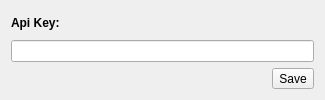
<?xml version="1.0" encoding="UTF-8"?>
<ui version="4.0">
 <class>Dialog</class>
 <widget class="QDialog" name="Dialog">
  <property name="geometry">
   <rect>
    <x>0</x>
    <y>0</y>
    <width>325</width>
    <height>100</height>
   </rect>
  </property>
  <property name="windowTitle">
   <string>Configuration</string>
  </property>
  <property name="windowIcon">
   <iconset resource="resources/main.qrc">
    <normaloff>:/iconos/ico/32x32/_-cog- (Copiar).png</normaloff>:/iconos/ico/32x32/_-cog- (Copiar).png</iconset>
  </property>
  <layout class="QVBoxLayout" name="verticalLayout_2">
   <item>
    <layout class="QVBoxLayout" name="verticalLayout">
     <item>
      <widget class="QLabel" name="label">
       <property name="font">
        <font>
         <weight>75</weight>
         <bold>true</bold>
        </font>
       </property>
       <property name="text">
        <string>Api Key:</string>
       </property>
      </widget>
     </item>
     <item>
      <widget class="QLineEdit" name="lineApiKey"/>
     </item>
    </layout>
   </item>
   <item>
    <layout class="QHBoxLayout" name="horizontalLayout">
     <item>
      <spacer name="horizontalSpacer">
       <property name="orientation">
        <enum>Qt::Horizontal</enum>
       </property>
       <property name="sizeHint" stdset="0">
        <size>
         <width>40</width>
         <height>20</height>
        </size>
       </property>
      </spacer>
     </item>
     <item>
      <widget class="QToolButton" name="btnSave">
       <property name="text">
        <string>Save</string>
       </property>
       <property name="icon">
        <iconset resource="resources/main.qrc">
         <normaloff>:/iconos/ico/32x32/_floppy- (Copiar).png</normaloff>:/iconos/ico/32x32/_floppy- (Copiar).png</iconset>
       </property>
       <property name="iconSize">
        <size>
         <width>24</width>
         <height>24</height>
        </size>
       </property>
      </widget>
     </item>
    </layout>
   </item>
  </layout>
 </widget>
 <resources>
  <include location="resources/main.qrc"/>
 </resources>
 <connections/>
</ui>
